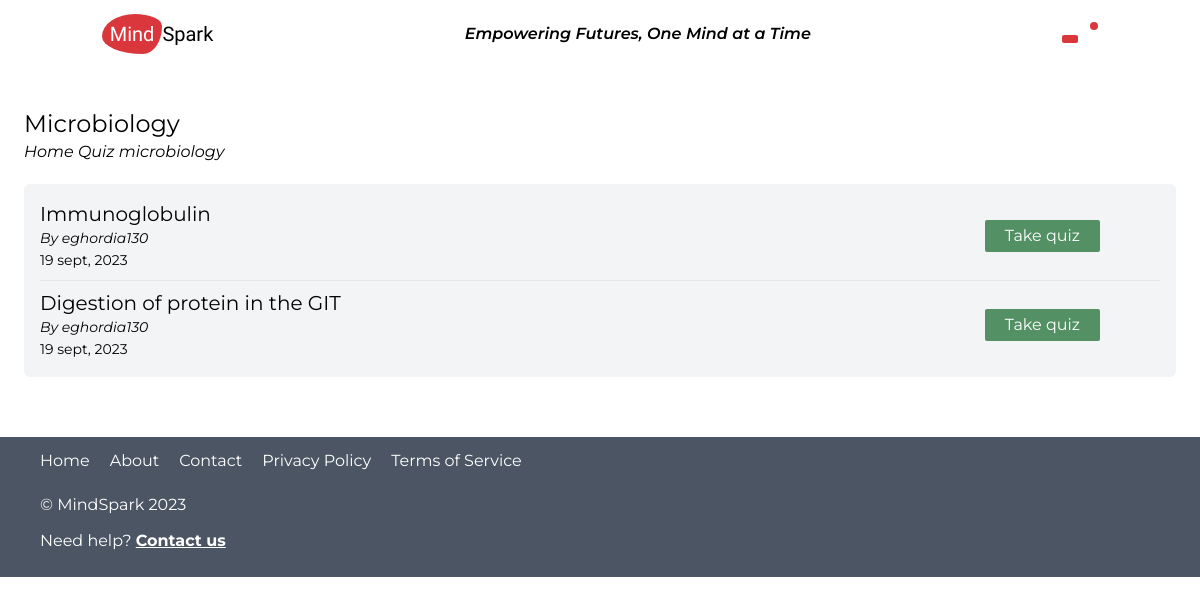
Page /quiz-info/microbiology (signed in) on the committed database.
### main.py (models this page shows, shortened)
class Questions(db.Model):
    __bind_key__ = 'mindspark'
    id = db.Column(db.Integer, unique=True, primary_key=True)
    author = db.Column(db.String(50), nullable=False)
    name = db.Column(db.String(50), nullable=False)
    category = db.Column(db.String(50), nullable=False)
    desc = db.Column(db.String(100), nullable=False)
    subject = db.Column(db.String(50), nullable=False)
    question_type = db.Column(db.String(50), nullable=False)
    questions = db.Column(db.String(200), nullable=False)
    options = db.Column(db.String(200), nullable=False)
    privacy = db.Column(db.String(50), nullable=False)

### main.py (the view)
@app.route('/quiz-info/<subject>')
@login_required
def quiz_info(subject):
    all_quiz = db.session.execute(db.select(Questions).order_by(Questions.id)).scalars()
    return render_template('pages/quiz_info.html', all_quiz=all_quiz, subject=subject)

### main.py (called while the page is built)
@login_manager.user_loader
def load_user(user_id):
    return Users.query.get(user_id)

### templates/pages/quiz_info.html (shortened to what this page needs)
{% extends 'base.html' %}
{% block body %}
<section>
  <div class="mx-6 py-10">
    <h2 class="text-2xl">{{ subject[0] .upper() }}{{ subject[1:] }}</h2>
    <div class="text-base italic">
      <a href="{{ url_for('index') }}">Home</a>
      <a href="{{ url_for('quiz') }}">Quiz</a>
      <span>{{ subject }}</span>
    </div>
    <div class="my-5">
      <ul class="divide-y px-4 py-2 rounded-md bg-gray-100">
        {% for quiz in all_quiz %} {% if quiz.subject == subject %}
        <li class="py-2 flex flex-col justify-between gap-2 lg:flex-row">
          <p>
            <span class="block text-xl">{{ quiz.name }}</span>
            <span class="italic block text-sm"
              >By <a>{{ quiz.author }}</a></span
            >
            <span class="text-sm">19 sept, 2023</span>
          </p>
          <span class="flex gap-5">
            <a
              href="{{ url_for('select_quiz', quiz_id=quiz.id) }}"
              class="bg-green text-white py-1 px-5 rounded-sm my-auto"
              >Take quiz</a
            >
          </span>
        </li>
        {% endif %} {% endfor %}
      </ul>
    </div>
  </div>
</section>
{% endblock %}

### static/css/main.css (style rules this page uses)
:root { --animate-duration: 500ms; --animate-delay: 0.9s; }
* { transition: all 0.3s ease-in-out; }
html { scroll-behavior: smooth; }
body { font-family: "Montserrat", sans-serif; }

### rows in the picture
Questions: name "Immunoglobulin", author "eghordia130"
Questions: name "Digestion of protein in the GIT", author "eghordia130"

### other values in the picture
{{ subject[0] .upper() }} "M"
{{ subject[1:] }} "icrobiology"
{{ subject }} "microbiology"
